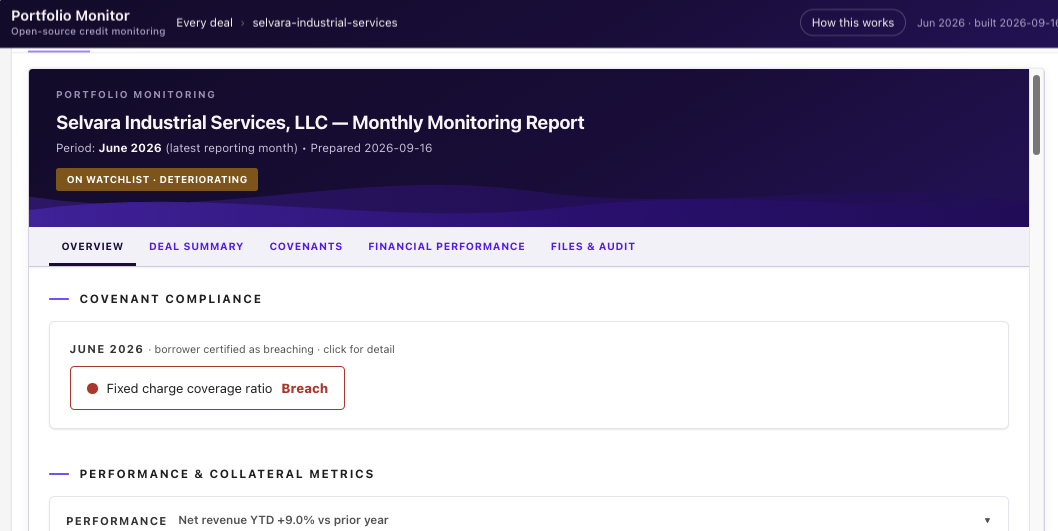
#> input picture docs/assets/screenshot-borrower-memo.png, 1058 x 531 px
$ python -i frame_screenshots.py   (imports and definitions only)
#> lines starting #> are read from the running program, lines starting #| are printed output that depends on the picture
#!/usr/bin/env python3
"""Frame raw demo screenshots to match the repository's illustration style.

The README mixes hand-drawn SVG illustrations (docs/assets/output-*.svg) with
captured screenshots of the deployed sample dashboard. Dropping a raw capture
next to those illustrations reads as a different document: no frame, no
rounding, and whatever height the capture happened to be.

This reframes each capture the way the SVGs are built -- a #F4F3F8 canvas with
rounded corners, holding a rounded card outlined in #E6E5ED -- and pads every
result to one canvas size so the README renders them identically.

Captures are scaled to a common width, never cropped or stretched: the small
height differences between them are absorbed by the frame, not by the image.

Pillow is required to run this, and is deliberately not in requirements.txt --
regenerating these images is a maintainer chore, not part of using the plugin.

    python3 -m pip install Pillow
    python3 tools/frame_screenshots.py <source-dir>

Source files are matched to their framed counterparts in docs/assets/ by name.
"""

import sys
from pathlib import Path

from PIL import Image, ImageDraw

ROOT = Path(__file__).resolve().parents[1]
ASSETS = ROOT / "docs" / "assets"

CANVAS_FILL = (244, 243, 248)  # #F4F3F8, the SVG illustrations' backdrop
CARD_STROKE = (230, 229, 237)  # #E6E5ED, their card outline
CARD_WIDTH = 1040
PADDING = 44
CANVAS_RADIUS = 28
CARD_RADIUS = 16
SUPERSAMPLE = 4  # corners are masked at this scale, then averaged down


def rounded_mask(size, radius):
    """An antialiased mask for a rounded rectangle of the given size."""
    width, height = size
    big = Image.new("L", (width * SUPERSAMPLE, height * SUPERSAMPLE), 0)
    ImageDraw.Draw(big).rounded_rectangle(
        (0, 0, width * SUPERSAMPLE - 1, height * SUPERSAMPLE - 1),
        radius=radius * SUPERSAMPLE,
        fill=255,
    )
    return big.resize(size, Image.LANCZOS)


def scaled(path):
    """The capture at CARD_WIDTH, aspect preserved."""
    image = Image.open(path).convert("RGB")
    width, height = image.size
    return image.resize(
        (CARD_WIDTH, round(height * CARD_WIDTH / width)), Image.LANCZOS
    )


def frame(card, canvas_size):
    """One capture, centred in the canvas the whole set shares."""
    canvas = Image.new("RGBA", canvas_size, (0, 0, 0, 0))
    backdrop = Image.new("RGBA", canvas_size, CANVAS_FILL + (255,))
    canvas.paste(backdrop, (0, 0), rounded_mask(canvas_size, CANVAS_RADIUS))

    top = (canvas_size[1] - card.height) // 2
    canvas.paste(card, (PADDING, top), rounded_mask(card.size, CARD_RADIUS))

    # Drawn after the paste so the outline sits on the capture's own edge,
    # the way the SVG cards are stroked rather than inset.
    outline = Image.new("RGBA", canvas_size, (0, 0, 0, 0))
    ImageDraw.Draw(outline).rounded_rectangle(
        (PADDING, top, PADDING + card.width - 1, top + card.height - 1),
        radius=CARD_RADIUS,
        outline=CARD_STROKE + (255,),
        width=1,
    )
    return Image.alpha_composite(canvas, outline)


def main(source):
    sources = sorted(Path(source).glob("screenshot-*.png"))
    if not sources:
        raise SystemExit(f"no screenshot-*.png found in {source}")

    cards = {path.name: scaled(path) for path in sources}
    # One canvas for the whole set, sized to the tallest capture so none is
    # cropped. Shorter ones simply carry a little more frame.
    canvas_size = (
        CARD_WIDTH + PADDING * 2,
        max(card.height for card in cards.values()) + PADDING * 2,
    )

    for name, card in cards.items():
        destination = ASSETS / name
        frame(card, canvas_size).save(destination, optimize=True)
        print(f"{destination.relative_to(ROOT)}  {canvas_size[0]}x{canvas_size[1]}")


# [4 lines not run here, left out]

>>> import cv2
>>> picture = cv2.imread('../docs/assets/screenshot-borrower-memo.png', cv2.IMREAD_GRAYSCALE)
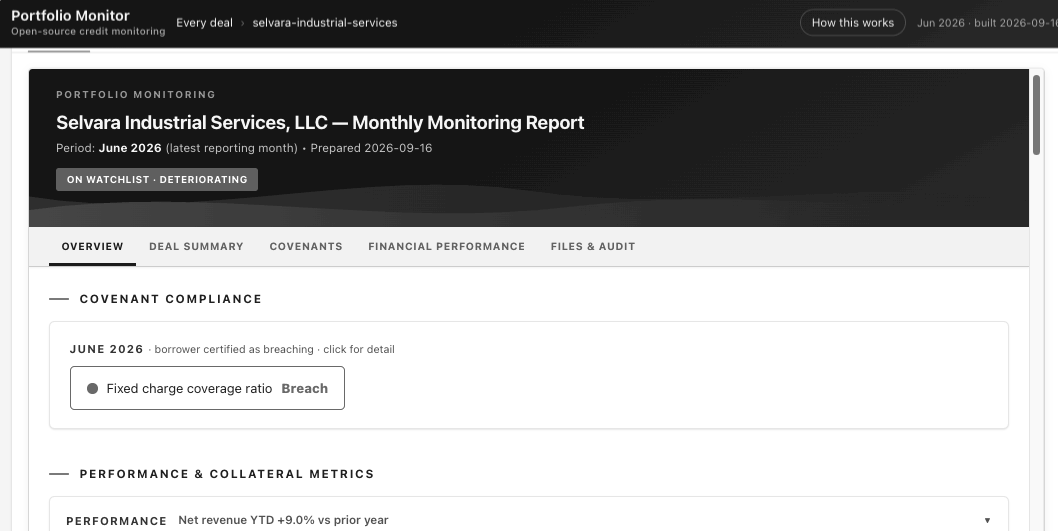
#> picture: shape (531, 1058); min 21, max 255, mean 170.1
#> (the run stopped early here; a loop or call above may not have finished)
